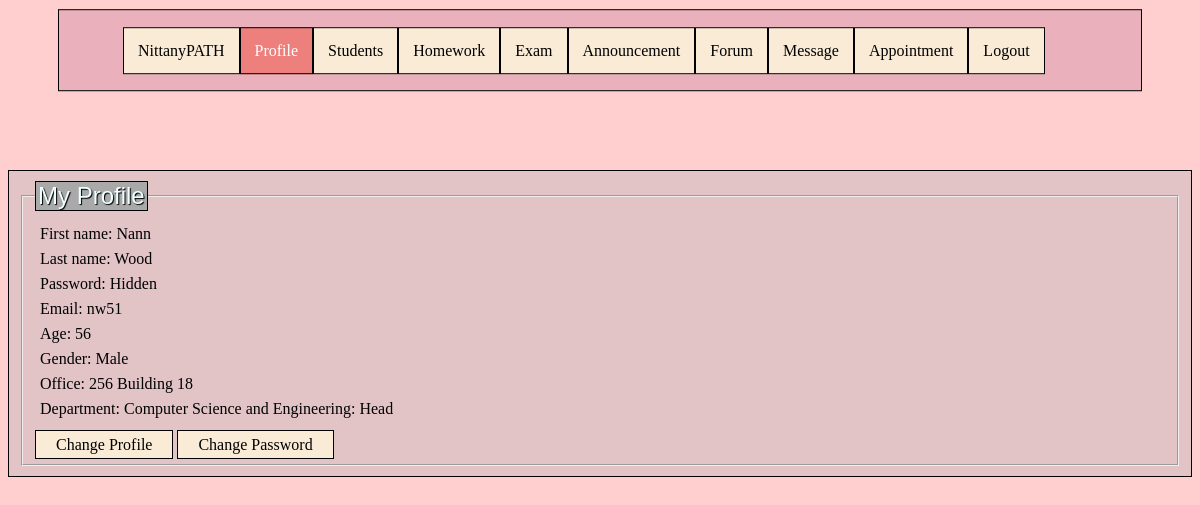
Screenshot of /profileP (signed in) with the database file from the repository.
### tables this page shows
CREATE TABLE Professors(pemail VARCHAR(8) NOT NULL PRIMARY KEY, password VARCHAR(16) NOT NULL, firstname VARCHAR(16) NOT NULL, lastname VARCHAR(16) NOT NULL, age INTEGER, gender VARCHAR(4), office_building VARCHAR(3), office_num VARCHAR(16), did VARCHAR(5), title VARCHAR(16));

### app.py (the view)
@app.route('/profileP', methods=['POST', 'GET'])
def profileP():
    error = None
    connection = sql.connect('database.db')
    cursor = connection.execute(
        'SELECT P.firstname, P.lastname, P.password, P.pemail, P.age, P.gender, P.office_building, P.office_num, D.dname, P.title FROM Professors P, Departments D '
        'WHERE ? = P.pemail AND ? = P.password AND P.did = D.did;',
        (myid, mypw))
    myinfo = cursor.fetchall()
    mygender = None
    if myinfo[0][5] == 'F':
        mygender = 'Female'
    elif myinfo[0][5] == 'M':
        mygender = 'Male'
    myoffice = myinfo[0][6] + ' ' + myinfo[0][7]
    mydept = myinfo[0][8] + ': ' + myinfo[0][9]
    setinfo = [[myinfo[0][0], myinfo[0][1], myinfo[0][2], myinfo[0][3], myinfo[0][4], mygender, myoffice, mydept]]
    print(setinfo)
    if setinfo:
        return render_template('profileP.html', error=error, myinfo=setinfo)
    else:
        error = 'invalid input name'
    return render_template('profileP.html', error=error)

### templates/profileP.html (shortened to what this page needs)
<!DOCTYPE html>
<html lang="en">
<head>
</head>
<body>
    <div class="nav">
        <fieldset style="border:0 none">
            <ul>
                <li><a href="/professor" >NittanyPATH</a></li>
                <li><a href="/profileP" style="background-color: #ed7f7c; color:white; border: 1px solid black;">Profile</a></li>
                <li><a href="/studentsP">Students</a></li>
                <li><a href="/homeworkP" >Homework</a></li>
                <li><a href="/examP">Exam</a></li>
                <li><a href="/announcementsP">Announcement</a></li>
                <li><a href="/forumP">Forum</a></li>
                <li><a href="/inboxp">Message</a></li>
                <li><a href="/appointmentP">Appointment</a></li>
                <li><a href="/login">Logout</a></li>
            </ul>
        </fieldset>
    </div>
    <br>
    <div class="profile">
    <fieldset>
            <legend>My Profile</legend>
        {% for fname, lname, password, Email, Age, Gender, office, department in myinfo %}
            <div class="inside">
            <label> First name: {{ fname }} </label> <br>
            <label> Last name: {{ lname }}</label> <br>
            <label> Password: Hidden </label>  <br>
            <label> Email: {{ Email }} </label> <br>
            <label> Age: {{ Age }} </label> <br>
            <label> Gender: {{ Gender }} </label> <br>
            <label> Office: {{ office }} </label> <br>
            <label> Department: {{ department }} </label> <br>
            </div>
        {% endfor %}
        <a class="bar" href="/changeprofileP" role="button">Change Profile</a>
        <a class="bar" href="/changepasswordP" role="button">Change Password</a>
    </fieldset>
    </div>
</body>
</html>

### rows the page displays
Professors: firstname "Nann", lastname "Wood", pemail "nw51", age "56", Gender "Male", office "256 Building 18", department "Computer Science and Engineering: Head"
